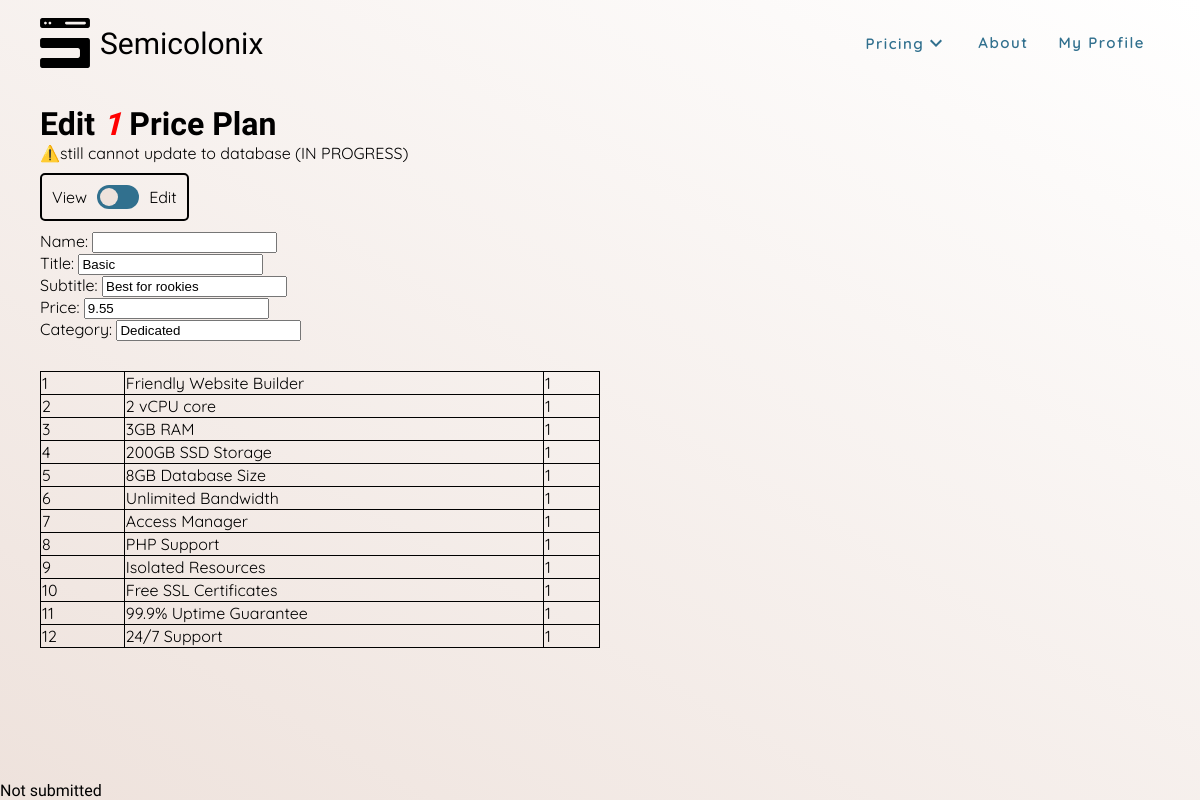
Screenshot of /admin/edit-price-plan.php?prod_id=1 (signed in) with the database file from the repository.
### tables this page shows
CREATE TABLE `product` (
  `prod_id` int(10) NOT NULL,
  `prod_title` varchar(256) NOT NULL,
  `prod_subtitle` varchar(256) NOT NULL,
  `prod_category` enum('Shared','VPS','Dedicated','') NOT NULL,
  `prod_price` float(5,2) NOT NULL,
  `prod_status` enum('Active','Disabled') NOT NULL
);

CREATE TABLE `productdetail` (
  `auto_num` int(11) NOT NULL,
  `prod_id` int(10) NOT NULL,
  `feature` varchar(256) NOT NULL,
  `status` tinyint(1) NOT NULL
);

### admin/edit-price-plan.php (the view, shortened to what this page needs)
<!DOCTYPE html>
<html lang="en">
<head>
    <link rel="stylesheet" href="/css/main.css">
    <link rel="stylesheet" href="/css/admin-edit-price-plan.css">
</head>
<body class="flex-col">
    <?php
    if (!isset($_SESSION['loggedin']) || !$_SESSION['loggedin']) {
        header("Location: /pages/login_form.php");
    } else {
        require_once($_SERVER['DOCUMENT_ROOT'] . "/includes/nav.php");
        $prod_id = $_GET['prod_id'];
        require_once($_SERVER['DOCUMENT_ROOT'] . "/config/conn.php");
        $query = "SELECT * FROM product WHERE prod_id ='" . $prod_id . "'";
        $result = $conn->query($query);
        if ($result) {
            $row = mysqli_fetch_array($result);
            $prod_name = $row['prod_name'];
            $prod_title = $row['prod_title'];
            $prod_subtitle = $row['prod_subtitle'];
            $prod_category = $row['prod_category'];
            $prod_price = $row['prod_price'];
        } else {
            echo "Nothing was found.";
        }
    }
    ?>
    <div class="main-container">
        <h1>Edit <i class="red"><?php echo $prod_id ?></i> Price Plan</h1>
        <p>⚠️still cannot update to database (IN PROGRESS)</p>
        <form action="<?php echo $_SERVER['PHP_SELF']; ?>" method="get">
            <div id="toggle-layout">
                <span>View</span>
                <label class="switch">
                    <span class="slider round"></span>
                </label>
                <span>Edit</span>
            </div>
            <label for="prod_title">Name:</label>
            <input type="text" name="prod_name" value="<?php echo $prod_name; ?>" readonly><br>
            <label for="prod_title">Title:</label>
            <input type="text" name="prod_title" value="<?php echo $prod_title; ?>" readonly><br>
            <label for="prod_subtitle">Subtitle:</label>
            <input type="text" name="prod_subtitle" value="<?php echo $prod_subtitle; ?>" readonly><br>
            <label for="prod_price">Price:</label>
            <input type="number" step="0.01" name="prod_price" value="<?php echo $prod_price; ?>" readonly><br>
            <label for="prod_category">Category:</label>
            <input type="text" name="prod_category" value="<?php echo $prod_category; ?>" readonly><br>
            <?php
            $query = "SELECT * FROM productDetail WHERE prod_id = '" . $prod_id . "'";
            $result = mysqli_query($conn, $query);
            $counter = 1;
            if (mysqli_num_rows($result) > 0) {
                echo "<table class='feature-table'>";
                echo "<colgroup>";
                echo "<col style='width: 15%;'>";
                echo "<col style='width: 75%;'>";
                echo "<col style='width: 10%;'>";
                echo "</colgroup>";
                while ($row = mysqli_fetch_assoc($result)) {
                    echo "<tr>";
                    echo "<td>" . $counter++ . "</td>";
                    echo "<td class='editable' contenteditable='false' data-column='feature' data-id='" . $row["auto_num"] . "'>" . $row["feature"] . "</td>";
                    echo "<td class='editable' contenteditable='false' data-column='status' data-id='" . $row["auto_num"] . "'>" . $row["status"] . "</td>";
                    echo "</tr>";
                }
                echo "</table>";
            } else {
                echo "0 results";
            }
            ?>
        </form>
    </div>
</body>
</html>

### css/main.css (style rules this page uses)
:root { --color-black: black; --color-white: #ffffff; --color-c1: #31708e; --color-c2: #88bdbc; --color-c3: #eee2dc; --color-c4: #b1a296; --font-primary: "Syncopate", sans-serif; --font-second: "Quicksand", sans-serif; --font-size-title: 30px; --font-size-h1: 20px; --font-size-normal: 15px; --font-size-small: 12px; font-family: var(--font-primary); }
html, body { height: 100%; width: 100%; background-image: linear-gradient(210deg, var(--color-white), var(--color-c3)); background-repeat: no-repeat; background-attachment: fixed; scroll-behavior: smooth; }
h1, h2, h3, h4, h5, strong { margin: 0; font-weight: 600; font-family: var(--font-primary); }
a, p, body, html, div, iframe, img, span { margin: 0; border: 0; text-decoration: none; }
a, div, p, span { display: block; font-family: var(--font-second); }
.red { --color-current: #ff0000; color: var(--color-current); }
.flex-col { display: flex; flex-direction: column; }
.main-container { display: flex; flex-direction: column; flex-grow: 1; padding: 105px 40px 0px 40px; width: 100%; max-width: 100%; box-sizing: border-box; }

### css/admin-edit-price-plan.css (style rules this page uses)
#toggle-layout { display: flex; flex-direction: row; align-items: center; padding: 10px 10px; border: 2px solid black; border-radius: 5px; width: fit-content; margin: 10px 0; box-sizing: border-box; }
.switch .slider { display: flex; align-items: center; width: 36px; height: 24px; background-color: var(--color-c1); margin: 0 10px; padding: 0 3px; cursor: pointer; }
.switch .slider.round:before { border-radius: 50%; }
.switch .slider:before { content: ""; height: 18px; width: 18px; background-color: var(--color-c3); border-radius: 50%; transition: all 0.2s ease; }
.switch .slider.round { border-radius: 34px; }
.feature-table { width: 50%; margin: 30px 0; border-collapse: collapse; }
.feature-table tr, .feature-table td { border: 1px solid black; }

### rows the page displays
product: prod_title "Basic", prod_subtitle "Best for rookies", prod_price "9.55", prod_category "Dedicated"
productdetail: feature "Friendly Website Builder", status "1"
productdetail: feature "2 vCPU core", status "1"
productdetail: feature "3GB RAM", status "1"
productdetail: feature "200GB SSD Storage", status "1"
productdetail: feature "8GB Database Size", status "1"
productdetail: feature "Unlimited Bandwidth", status "1"
productdetail: feature "Access Manager", status "1"
productdetail: feature "PHP Support", status "1"
productdetail: feature "Isolated Resources", status "1"
productdetail: feature "Free SSL Certificates", status "1"
productdetail: feature "99.9% Uptime Guarantee", status "1"
productdetail: feature "24/7 Support", status "1"

### other values shown
$prod_id "1"
